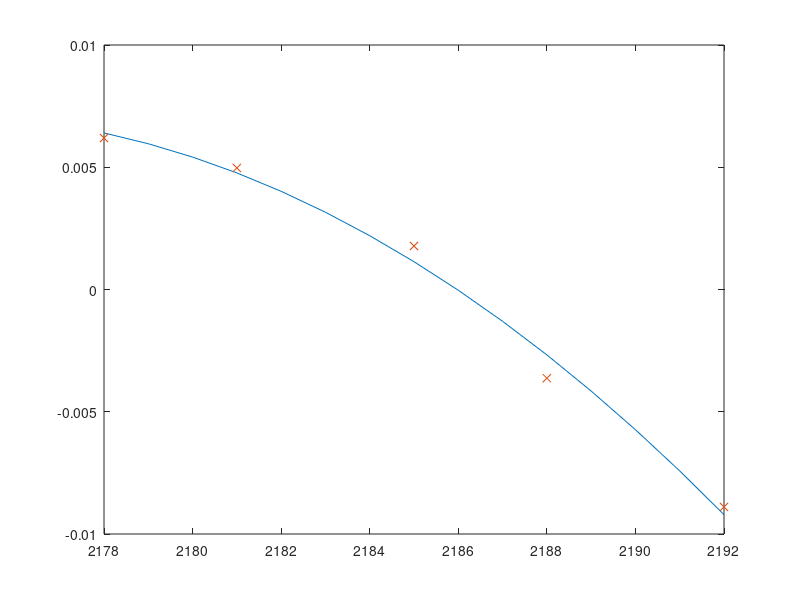

This chart was generated by the following MATLAB code:
close all
clear
clc

load('analyzedResults.mat')
x = transpose([2178,2181,2185,2188,2192]);

myMat = abs(diffMeansMat) - 3 * sqrt(diffVarMat);
s12 = [];
for k = 2:4:20
    s12 = [s12;myMat(k,:)];
end

y = s12(:,1);

xlen = length(x);

X = [ones(xlen,1),x,x.^2];

M = inv(transpose(X)*X) * transpose(X) * y;

xval = transpose(min(x):max(x));
xmat = [ones(size(xval)),xval,xval.^2];
yval = xmat * M;
plot(xval,yval)
hold on
plot(x,y,'x')

performance = sum((y-X*M).^2);